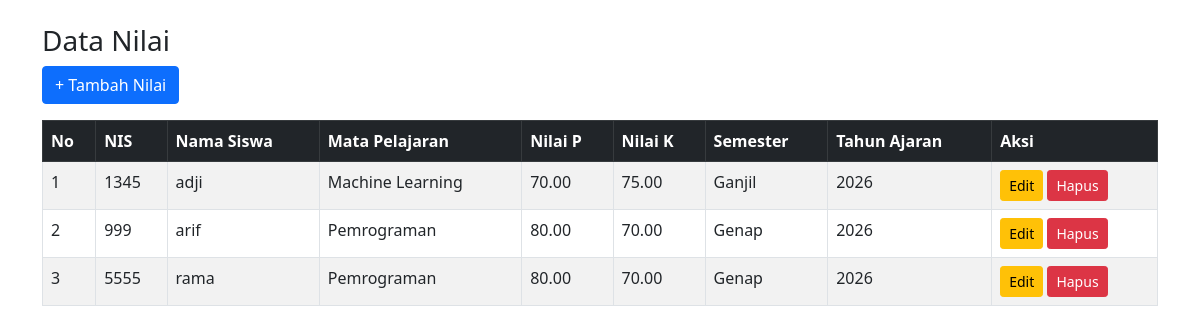
/nilai/index.php (signed in), run on the app's committed database.
### tables this page shows
CREATE TABLE `nilai` (
  `kd_nilai` int(11) NOT NULL,
  `nis` varchar(20) NOT NULL,
  `kd_matpel` varchar(10) NOT NULL,
  `nilai_p` decimal(5,2) NOT NULL,
  `nilai_k` decimal(5,2) NOT NULL,
  `semester` enum('Ganjil','Genap') NOT NULL,
  `tapel` varchar(9) NOT NULL
);

CREATE TABLE `siswa` (
  `nis` varchar(20) NOT NULL,
  `nama_siswa` varchar(100) NOT NULL,
  `tempat_lahir` varchar(50) NOT NULL,
  `tgl_lahir` date NOT NULL,
  `alamat` text NOT NULL,
  `no_telepon` varchar(15) NOT NULL,
  `kd_kompetensi` varchar(10) NOT NULL
);

CREATE TABLE `matpel` (
  `kd_matpel` varchar(50) NOT NULL,
  `nama_matpel` varchar(100) NOT NULL,
  `jumlah_jam` int(11) NOT NULL,
  `tingkat` varchar(10) NOT NULL,
  `kd_kompetensi` varchar(10) NOT NULL,
  `nip` varchar(20) NOT NULL
);

### nilai/index.php (the view, shortened to what this page needs)
<?php
include "../config/koneksi.php";
?>
<!DOCTYPE html>
<html>
<head>
    <link rel="stylesheet" href="../assets/bootstrap/css/bootstrap.min.css">
</head>
<body>
    <div class="container mt-4">
        <h3>Data Nilai</h3>
        <a href="tambah.php" class="btn btn-primary mb-3">+ Tambah Nilai</a>
        <table class="table table-bordered table-striped">
            <thead class="table-dark">
                <tr>
                    <th>No</th>
                    <th>NIS</th>
                    <th>Nama Siswa</th>
                    <th>Mata Pelajaran</th>
                    <th>Nilai P</th>
                    <th>Nilai K</th>
                    <th>Semester</th>
                    <th>Tahun Ajaran</th>
                    <th>Aksi</th>
                </tr>
            </thead>
            <tbody>
                <?php
                $no = 1;
                $q = mysqli_query($conn, "
    SELECT n.*, s.nama_siswa, m.nama_matpel
    FROM nilai n
    JOIN siswa s ON n.nis=s.nis
    JOIN matpel m ON n.kd_matpel=m.kd_matpel
    ORDER BY s.nama_siswa
");
                while ($d = mysqli_fetch_assoc($q)) {
                ?>
                    <tr>
                        <td><?= $no++ ?></td>
                        <td><?= $d['nis'] ?></td>
                        <td><?= $d['nama_siswa'] ?></td>
                        <td><?= $d['nama_matpel'] ?></td>
                        <td><?= $d['nilai_p'] ?></td>
                        <td><?= $d['nilai_k'] ?></td>
                        <td><?= $d['semester'] ?></td>
                        <td><?= $d['tapel'] ?></td>
                        <td>
                            <a href="edit.php?id=<?= $d['kd_nilai'] ?>" class="btn btn-warning btn-sm">Edit</a>
                            <a href="hapus.php?id=<?= $d['kd_nilai'] ?>"
                                onclick="return confirm('Hapus data nilai?')"
                                class="btn btn-danger btn-sm">Hapus</a>
                        </td>
                    </tr>
                <?php } ?>
            </tbody>
        </table>
    </div>
</body>
</html>

### data on the page
nilai: nis "1345", siswa.nama_siswa "adji", matpel.nama_matpel "Machine Learning", nilai_p "70.00", nilai_k "75.00", semester "Ganjil", tapel "2026"
nilai: nis "999", siswa.nama_siswa "arif", matpel.nama_matpel "Pemrograman", nilai_p "80.00", nilai_k "70.00", semester "Genap", tapel "2026"
nilai: nis "5555", siswa.nama_siswa "rama", matpel.nama_matpel "Pemrograman", nilai_p "80.00", nilai_k "70.00", semester "Genap", tapel "2026"
